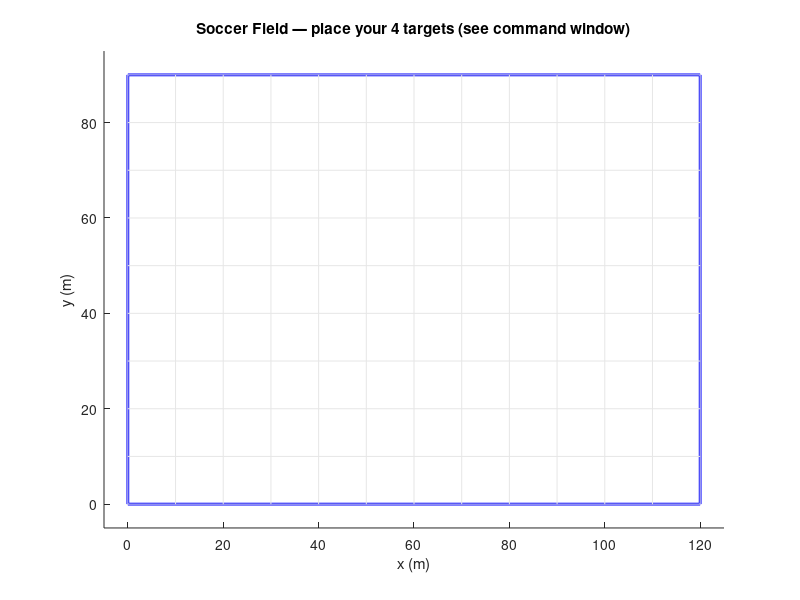

Write the MATLAB code that produced this figure. (Note: this script raises an error after producing the figure.)
%% ========================================================================
%  SEN771 - Intelligent Autonomous Robots
%  Assignment 3: Trajectory Planning for Autonomous Mobile Robot
%  
%  Student Name : Dexter Leong
%  Student ID   : s223026243
%  Project Code : SEN771 T1 2026
%  
%  Description:
%  This program simulates autonomous operation of a mobile robot navigating
%  a 120m x 90m soccer field. The robot must visit 4 target locations while
%  avoiding 15 randomly placed obstacles, then return to the start.
%
%  Algorithms Implemented:
%    1. A* Search          (workshop algorithm)
%    2. BFS                (workshop algorithm)
%    3. RRT                (tested - sampling-based, included for comparison)
%    4. Theta*             (NEW - true any-angle path planning, Daniel et al. 2010.
%                           Single-pass: LOS from grandparent to neighbour checked
%                           DURING search. Parent assignment skips intermediate
%                           nodes when line-of-sight is clear. Not A* + smoothing.)
%
%  Key Features:
%    - Random obstacle generation each run (user sets min/max size via prompt)
%    - Grid meshing with inflated occupied cell detection
%    - TSP brute-force target sequence optimisation (4! = 24 permutations)
%    - 4 path-finding algorithms with side-by-side animated comparison
%    - Fair Euclidean distance metric for all algorithms
%    - Performance analysis (steps, distance, efficiency, nodes, time)
% ========================================================================

%% Initialisation
close all; clc; clear;
disp('==========================================================');
disp('  SEN771 - Autonomous Mobile Robot Trajectory Planning');
disp('  Student: Dexter Leong | ID: s223026243');
disp('==========================================================');
disp(' ');

%% ===================== USER PARAMETERS ==============================
MeshSize = 1;
NumObstacles = 15;
NumTargets = 4;
AnimSpeed = 8;

% --- Prompt user for obstacle size ---
disp('----------------------------------------------------------');
disp('  Obstacle Size Configuration');
disp('  All 15 obstacles will be this size (random tall/wide).');
disp('  Maximum allowed: 10 m. (Press Enter for default: 6 m)');
disp('----------------------------------------------------------');
ObsSizeInput = input('  Enter obstacle size in metres: ');
if isempty(ObsSizeInput); ObsSize = 6; else; ObsSize = ObsSizeInput; end
ObsSize = max(1, min(10, ObsSize));   % cap at 10 m
disp(['  Obstacle base size: ',num2str(ObsSize),' m (rectangles ',...
    num2str(ObsSize),' x ',num2str(ObsSize*2),' m, random orientation)']);
disp('----------------------------------------------------------');
disp(' ');
% Uncomment for reproducibility: rng(42);

%% ===================== FIELD & MESH =================================
disp('[1/9] Generating mesh...');
FieldLength=120; FieldWidth=90;
FieldX=0:MeshSize:FieldLength; FieldY=0:MeshSize:FieldWidth;
CellsX=FieldX(1:end-1)+MeshSize/2; CellsY=FieldY(1:end-1)+MeshSize/2;
NumCellsX=length(CellsX); NumCellsY=length(CellsY);
disp(['   Grid: ',num2str(NumCellsX),'x',num2str(NumCellsY),' = ',...
    num2str(NumCellsX*NumCellsY),' cells']);

%% ===================== OBSTACLES ====================================
disp('[2/9] Generating obstacles...');
ObstacleMap=zeros(NumCellsX,NumCellsY);
ObsRect=zeros(NumObstacles,4);
InflateCells=2;   % 2-cell safety margin (= 2 m) — keeps Theta* shortcuts
                  % visibly clear of the red obstacle rectangles
minSpacing = ObsSize*1.5 + 3;  % min centre-to-centre gap between obstacles
obsCentres = zeros(2,NumObstacles);
for obs=1:NumObstacles
    if rand()<0.5; w=ObsSize; h=ObsSize*2; else; w=ObsSize*2; h=ObsSize; end
    for attempt=1:300
        ox=w/2+rand()*(FieldLength-w); oy=h/2+rand()*(FieldWidth-h);
        tooClose=false;
        for prev=1:obs-1
            if norm([ox;oy]-obsCentres(:,prev))<minSpacing; tooClose=true; break; end
        end
        if ~tooClose; break; end
    end
    obsCentres(:,obs)=[ox;oy];
    ObsRect(obs,:)=[ox-w/2,oy-h/2,w,h];
    xMn=ox-w/2; xMx=ox+w/2; yMn=oy-h/2; yMx=oy+h/2;
    iMn=max(1,floor(xMn/MeshSize)); iMx=min(NumCellsX,ceil(xMx/MeshSize));
    jMn=max(1,floor(yMn/MeshSize)); jMx=min(NumCellsY,ceil(yMx/MeshSize));
    % Mark cells whose BODY overlaps the obstacle (not just centre).
    % Cell i occupies world x in [(i-1)*MeshSize, i*MeshSize].
    for i=iMn:iMx; for j=jMn:jMx
        cellXMn=(i-1)*MeshSize; cellXMx=i*MeshSize;
        cellYMn=(j-1)*MeshSize; cellYMx=j*MeshSize;
        if cellXMx>xMn && cellXMn<xMx && cellYMx>yMn && cellYMn<yMx
            ObstacleMap(i,j)=1;
        end
    end; end
end
% Inflate obstacles by InflateCells in every direction
InflatedMap=ObstacleMap;
for i=1:NumCellsX; for j=1:NumCellsY
    if ObstacleMap(i,j)==1
        for di=-InflateCells:InflateCells; for dj=-InflateCells:InflateCells
            ni=i+di; nj=j+dj;
            if ni>=1&&ni<=NumCellsX&&nj>=1&&nj<=NumCellsY; InflatedMap(ni,nj)=1; end
        end; end
    end
end; end
disp(['   Obstacles: ',num2str(NumObstacles),' | Inflated cells: ',num2str(sum(InflatedMap(:))),...
    ' | Margin: ',num2str(InflateCells),' m']);

%% ===================== ROBOT START ==================================
RobotStart=[1,round(NumCellsY/2)]';
while InflatedMap(RobotStart(1),RobotStart(2))==1
    RobotStart(2)=RobotStart(2)+1;
    if RobotStart(2)>NumCellsY; RobotStart(2)=1; end
end

%% ===================== SCENARIO PLOT (obstacles only) ===============
disp('[3/9] Drawing field — pick your targets from the plot...');
hScenario=figure('Name','SEN771 - Scenario','Position',[50 50 800 600]);
hold on; title('Soccer Field — place your 4 targets (see command window)');
xlabel('x (m)'); ylabel('y (m)');
rectangle('Position',[0 0 FieldLength FieldWidth],'EdgeColor','b','LineWidth',2);
axis([-5 FieldLength+5 -5 FieldWidth+5]); axis equal;
for i=0:10:FieldLength; plot([i i],[0 FieldWidth],'Color',[0.9 0.9 0.9]); end
for j=0:10:FieldWidth; plot([0 FieldLength],[j j],'Color',[0.9 0.9 0.9]); end
for obs=1:NumObstacles; rectangle('Position',ObsRect(obs,:),'FaceColor',[1 0 0 0.7],'EdgeColor','r'); end
for i=1:NumCellsX; for j=1:NumCellsY
    if ObstacleMap(i,j)==1; plot(CellsX(i),CellsY(j),'r.','MarkerSize',3); end
end; end
plot(CellsX(RobotStart(1)),CellsY(RobotStart(2)),'ms','MarkerSize',12,'LineWidth',2,'MarkerFaceColor','m');
text(CellsX(RobotStart(1))+2,CellsY(RobotStart(2))+2,'Start','FontSize',10,'FontWeight','bold','Color','m');
drawnow;

%% ===================== TARGETS (click to place) ======================
disp('[4/9] Click on the field to place 4 targets. Avoid red obstacles.');
disp('  TSP will find the fastest order to visit all 4 and return to Start.');
TargetCells=zeros(2,NumTargets);
for t=1:NumTargets
    placed=false;
    while ~placed
        figure(hScenario);
        title(['Click to place Target ',num2str(t),' of ',num2str(NumTargets),...
            ' — avoid red obstacles'],'Color',[0 0.5 0]);
        [cx,cy]=ginput(1);
        tx=round(cx/MeshSize); ty=round(cy/MeshSize);
        tx=max(1,min(NumCellsX,tx)); ty=max(1,min(NumCellsY,ty));
        if InflatedMap(tx,ty)==1
            title(['Target ',num2str(t),': too close to obstacle — click again'],'Color','r');
            drawnow;
        else
            tooClose=false;
            for p=1:t-1
                if norm([tx;ty]-TargetCells(:,p))<5; tooClose=true; break; end
            end
            if tooClose
                title(['Target ',num2str(t),': too close to another target — click again'],'Color','r');
                drawnow;
            else
                TargetCells(:,t)=[tx;ty]; placed=true;
                plot(CellsX(tx),CellsY(ty),'go','MarkerSize',12,'LineWidth',2,'MarkerFaceColor','g');
                text(CellsX(tx)+2,CellsY(ty)+2,['T',num2str(t)],'FontSize',10,'FontWeight','bold','Color',[0 0.5 0]);
                drawnow;
                disp(['  T',num2str(t),': (',num2str(CellsX(tx)),'m, ',num2str(CellsY(ty)),'m) — confirmed']);
            end
        end
    end
end
title('Soccer Field - Scenario Overview'); hold off;

%% ===================== TSP OPTIMISATION ==============================
disp('[5/9] Optimising target order (TSP)...');
Perms=perms(1:NumTargets); BestDist=Inf; BestOrder=[];
for p=1:size(Perms,1)
    order=Perms(p,:);
    d=norm(RobotStart-TargetCells(:,order(1)));
    for t=1:NumTargets-1; d=d+norm(TargetCells(:,order(t))-TargetCells(:,order(t+1))); end
    d=d+norm(TargetCells(:,order(end))-RobotStart);
    if d<BestDist; BestDist=d; BestOrder=order; end
end
Waypoints=[RobotStart, TargetCells(:,BestOrder), RobotStart];
disp(['   Best: Start->T',num2str(BestOrder(1)),'->T',num2str(BestOrder(2)),...
    '->T',num2str(BestOrder(3)),'->T',num2str(BestOrder(4)),'->Start']);

%% ===================== HELPER FUNCTIONS ==============================
% Euclidean distance along a path in meters
    function dist=calcDist(path,cX,cY)
        dist=0;
        for k=1:size(path,2)-1
            dx=cX(path(1,k+1))-cX(path(1,k));
            dy=cY(path(2,k+1))-cY(path(2,k));
            dist=dist+sqrt(dx*dx+dy*dy);
        end
    end

% Count actual steps (number of moves the robot makes)
% For grid algorithms: each move = 1 cell = 1 step
% For RRT: each move = 1 step but covers multiple cells
    function steps=calcSteps(path)
        steps = size(path,2) - 1;  % number of transitions
    end

% Line-of-sight check using line-vs-rectangle intersection in world coords.
% Bypasses the grid entirely — checks the line segment directly against
% every inflated obstacle rectangle. Uses the Liang–Barsky clipping test.
% Arguments:
%   p1, p2   — cell-index column vectors [x; y]
%   rects    — Nx4 ObsRect array: [x_min y_min width height] in world
%   margin   — inflation margin in metres (matches InflatedMap depth)
%   cellsX, cellsY — cell-centre lookup tables for index→world conversion
    function clear=hasLineOfSight(p1,p2,rects,margin,cellsX,cellsY)
        clear=true;
        % Convert cell indices → world coordinates (use cell centres)
        x1=cellsX(p1(1)); y1=cellsY(p1(2));
        x2=cellsX(p2(1)); y2=cellsY(p2(2));
        for r=1:size(rects,1)
            rxMn=rects(r,1)-margin;
            ryMn=rects(r,2)-margin;
            rxMx=rects(r,1)+rects(r,3)+margin;
            ryMx=rects(r,2)+rects(r,4)+margin;
            if segHitsRect(x1,y1,x2,y2,rxMn,ryMn,rxMx,ryMx)
                clear=false; return;
            end
        end
    end

% Liang–Barsky line-segment vs axis-aligned rectangle intersection.
% Returns true if the segment (x1,y1)→(x2,y2) overlaps the rectangle.
    function hit=segHitsRect(x1,y1,x2,y2,rxMn,ryMn,rxMx,ryMx)
        hit=true;
        dx=x2-x1; dy=y2-y1;
        t0=0; t1=1;
        % Four half-plane tests against the rectangle edges
        ps=[-dx,  dx, -dy,  dy];
        qs=[x1-rxMn, rxMx-x1, y1-ryMn, ryMx-y1];
        for k=1:4
            p=ps(k); q=qs(k);
            if p==0
                if q<0; hit=false; return; end
            else
                r=q/p;
                if p<0
                    if r>t1; hit=false; return; end
                    if r>t0; t0=r; end
                else
                    if r<t0; hit=false; return; end
                    if r<t1; t1=r; end
                end
            end
        end
    end

% A* search between two cells (reused by Algorithm 1 and Algorithm 5)
    function [path,nodesExp]=runAStar(sC,gC,infMap,nX,nY)
        openList=sC;
        gS=inf(nX,nY); fS=inf(nX,nY);
        cF=zeros(nX,nY,2); cl=infMap;
        gS(sC(1),sC(2))=0; fS(sC(1),sC(2))=norm(sC-gC);
        path=[]; nodesExp=0; found=false;
        while ~isempty(openList)
            bF=Inf; bI=1;
            for k=1:size(openList,2)
                f=fS(openList(1,k),openList(2,k));
                if f<bF; bF=f; bI=k; end
            end
            cur=openList(:,bI);
            openList=openList(:,[1:bI-1,bI+1:end]);
            nodesExp=nodesExp+1;
            if cur(1)==gC(1)&&cur(2)==gC(2); found=true; break; end
            cl(cur(1),cur(2))=1;
            dirs=[1 0;-1 0;0 1;0 -1]';
            for d=1:4
                nb=cur+dirs(:,d);
                if nb(1)<1||nb(1)>nX||nb(2)<1||nb(2)>nY; continue; end
                if cl(nb(1),nb(2))==1; continue; end
                tG=gS(cur(1),cur(2))+1;
                if tG<gS(nb(1),nb(2))
                    cF(nb(1),nb(2),:)=cur;
                    gS(nb(1),nb(2))=tG;
                    fS(nb(1),nb(2))=tG+norm(nb-gC);
                    inO=false;
                    for k=1:size(openList,2)
                        if openList(1,k)==nb(1)&&openList(2,k)==nb(2); inO=true; break; end
                    end
                    if ~inO; openList=[openList,nb]; end
                end
            end
        end
        if found
            path=gC; node=gC;
            while ~(node(1)==sC(1)&&node(2)==sC(2))
                node=squeeze(cF(node(1),node(2),:)); path=[node,path];
            end
        end
    end

%% ===================== ALGORITHM 1: A* ==============================
disp(' ');
disp('[6/9] Running all 4 path-finding algorithms...');
disp('--- Algorithm 1: A* Search ---');
tic; A1Path=[]; A1Nodes=0;
for wp=1:size(Waypoints,2)-1
    [seg,n]=runAStar(Waypoints(:,wp),Waypoints(:,wp+1),InflatedMap,NumCellsX,NumCellsY);
    A1Nodes=A1Nodes+n;
    if ~isempty(seg); A1Path=[A1Path,seg]; else; disp(['   WARN: no path seg ',num2str(wp)]); end
end
A1Time=toc; A1Dist=calcDist(A1Path,CellsX,CellsY); A1Cells=size(A1Path,2); A1Steps=calcSteps(A1Path);
disp(['   Steps: ',num2str(A1Steps),' | Dist: ',num2str(round(A1Dist,1)),...
    'm | Nodes: ',num2str(A1Nodes),' | Time: ',num2str(round(A1Time,3)),'s']);

%% ===================== ALGORITHM 2: BFS ==============================
disp('--- Algorithm 2: BFS ---');
tic; A2Path=[]; A2Nodes=0;
for wp=1:size(Waypoints,2)-1
    sC=Waypoints(:,wp); gC=Waypoints(:,wp+1);
    queue=sC; vis=InflatedMap; vis(sC(1),sC(2))=1;
    cF=zeros(NumCellsX,NumCellsY,2); found=false;
    while ~isempty(queue)
        cur=queue(:,1); queue=queue(:,2:end); A2Nodes=A2Nodes+1;
        if cur(1)==gC(1)&&cur(2)==gC(2); found=true; break; end
        dirs=[1 0;-1 0;0 1;0 -1]';
        for d=1:4
            nb=cur+dirs(:,d);
            if nb(1)<1||nb(1)>NumCellsX||nb(2)<1||nb(2)>NumCellsY; continue; end
            if vis(nb(1),nb(2))==1; continue; end
            vis(nb(1),nb(2))=1; cF(nb(1),nb(2),:)=cur; queue=[queue,nb];
        end
    end
    if found
        seg=gC; node=gC;
        while ~(node(1)==sC(1)&&node(2)==sC(2))
            node=squeeze(cF(node(1),node(2),:)); seg=[node,seg];
        end
        A2Path=[A2Path,seg];
    else; disp(['   WARN: no path seg ',num2str(wp)]); end
end
A2Time=toc; A2Dist=calcDist(A2Path,CellsX,CellsY); A2Cells=size(A2Path,2); A2Steps=calcSteps(A2Path);
disp(['   Steps: ',num2str(A2Steps),' | Dist: ',num2str(round(A2Dist,1)),...
    'm | Nodes: ',num2str(A2Nodes),' | Time: ',num2str(round(A2Time,3)),'s']);

%% ===================== ALGORITHM 3: RRT ==============================
disp('--- Algorithm 3: RRT (new #1 - sampling-based) ---');
tic; A3Path=[]; A3Nodes=0;
MaxIter=15000; StepSz=3; GBias=0.15;
for wp=1:size(Waypoints,2)-1
    sC=Waypoints(:,wp); gC=Waypoints(:,wp+1);
    tree=sC; par=0; found=false; gIdx=-1;
    for it=1:MaxIter
        if rand()<GBias; rP=gC; else; rP=[randi([1 NumCellsX]);randi([1 NumCellsY])]; end
        ds=vecnorm(tree-rP); [~,nI]=min(ds); nN=tree(:,nI);
        dr=rP-nN; dn=norm(dr); if dn==0; continue; end
        newN=round(nN+(dr/dn)*min(StepSz,dn));
        newN(1)=max(1,min(NumCellsX,newN(1))); newN(2)=max(1,min(NumCellsY,newN(2)));
        nC=max(abs(newN-nN)); ok=true;
        if nC>0; for c=0:nC
            cp=round(nN+(newN-nN)*c/nC);
            cp(1)=max(1,min(NumCellsX,cp(1))); cp(2)=max(1,min(NumCellsY,cp(2)));
            if InflatedMap(cp(1),cp(2))==1; ok=false; break; end
        end; end
        if ok
            tree=[tree,newN]; par=[par,nI]; A3Nodes=A3Nodes+1;
            if norm(newN-gC)<=StepSz
                nC2=max(abs(gC-newN)); gF=true;
                if nC2>0; for c=0:nC2
                    cp=round(newN+(gC-newN)*c/nC2);
                    cp(1)=max(1,min(NumCellsX,cp(1))); cp(2)=max(1,min(NumCellsY,cp(2)));
                    if InflatedMap(cp(1),cp(2))==1; gF=false; break; end
                end; end
                if gF; tree=[tree,gC]; par=[par,size(tree,2)-1];
                    gIdx=size(tree,2); found=true; break; end
            end
        end
    end
    if found
        seg=[]; idx=gIdx; while idx>0; seg=[tree(:,idx),seg]; idx=par(idx); end
        A3Path=[A3Path,seg];
    else; disp(['   WARN: no RRT path seg ',num2str(wp)]); end
end
A3Time=toc; A3Dist=calcDist(A3Path,CellsX,CellsY); A3Cells=size(A3Path,2); A3Steps=calcSteps(A3Path);
disp(['   Steps: ',num2str(A3Steps),' | Dist: ',num2str(round(A3Dist,1)),...
    'm | Nodes: ',num2str(A3Nodes),' | Time: ',num2str(round(A3Time,3)),'s']);

%% ===================== ALGORITHM 4: THETA* ===========================
% True any-angle path planning — Daniel et al. 2010
% "Theta*: Any-Angle Path Planning on Grids"
%
% The key difference from A*:
%   A*:     when updating neighbour nb from current node s,
%           always set parent(nb) = s  (must be adjacent)
%
%   Theta*: when updating neighbour nb from current node s,
%           check if there is LINE-OF-SIGHT from parent(s) to nb
%           YES → set parent(nb) = parent(s), cost = g(parent(s)) + euclid(parent(s), nb)
%           NO  → fall back to A* update: parent(nb) = s, cost = g(s) + 1
%
% This happens DURING the search — not after. The result is that the
% algorithm can connect nodes that are not grid-adjacent, producing
% true any-angle paths in a single pass.
%
% LOS check: Liang-Barsky line-vs-rectangle test against all inflated
% obstacle rectangles in world coordinates (same hasLineOfSight function).
disp(' ');
disp('--- Algorithm 4: Theta* (true any-angle, Daniel et al. 2010) ---');
disp('   [Single-pass: LOS checked during search, not after]');

tic; A4Path=[]; A4Nodes=0; A4RawPath=[];
SafetyMargin=InflateCells*MeshSize+0.5;

for wp=1:size(Waypoints,2)-1
    sC=Waypoints(:,wp); gC=Waypoints(:,wp+1);

    openList=sC;
    gS=inf(NumCellsX,NumCellsY);
    fS=inf(NumCellsX,NumCellsY);
    parent=zeros(NumCellsX,NumCellsY,2);  % parent map
    cl=InflatedMap;

    gS(sC(1),sC(2))=0;
    fS(sC(1),sC(2))=norm(sC-gC);
    parent(sC(1),sC(2),:)=sC;  % start is its own parent

    found=false; A4Nodes_seg=0;

    while ~isempty(openList)
        % Pop lowest f
        bF=Inf; bI=1;
        for k=1:size(openList,2)
            f=fS(openList(1,k),openList(2,k));
            if f<bF; bF=f; bI=k; end
        end
        s=openList(:,bI);
        openList=openList(:,[1:bI-1,bI+1:end]);
        A4Nodes_seg=A4Nodes_seg+1;

        if s(1)==gC(1)&&s(2)==gC(2); found=true; break; end
        cl(s(1),s(2))=1;

        % Get parent of s
        sp=squeeze(parent(s(1),s(2),:));

        dirs=[1 0;-1 0;0 1;0 -1]';
        for d=1:4
            nb=s+dirs(:,d);
            if nb(1)<1||nb(1)>NumCellsX||nb(2)<1||nb(2)>NumCellsY; continue; end
            if cl(nb(1),nb(2))==1; continue; end

            % ---- PATH 2: Theta* check (LOS from grandparent to neighbour) ----
            if hasLineOfSight(sp,nb,ObsRect,SafetyMargin,CellsX,CellsY)
                % Connect nb directly to grandparent sp
                dx=CellsX(nb(1))-CellsX(sp(1));
                dy=CellsY(nb(2))-CellsY(sp(2));
                tentG=gS(sp(1),sp(2))+sqrt(dx*dx+dy*dy);
                if tentG<gS(nb(1),nb(2))
                    parent(nb(1),nb(2),:)=sp;  % grandparent becomes parent
                    gS(nb(1),nb(2))=tentG;
                    fS(nb(1),nb(2))=tentG+norm(nb-gC);
                    inO=false;
                    for k=1:size(openList,2)
                        if openList(1,k)==nb(1)&&openList(2,k)==nb(2); inO=true; break; end
                    end
                    if ~inO; openList=[openList,nb]; end
                end
            else
                % ---- PATH 1: Standard A* update (no LOS to grandparent) ----
                tentG=gS(s(1),s(2))+1;
                if tentG<gS(nb(1),nb(2))
                    parent(nb(1),nb(2),:)=s;
                    gS(nb(1),nb(2))=tentG;
                    fS(nb(1),nb(2))=tentG+norm(nb-gC);
                    inO=false;
                    for k=1:size(openList,2)
                        if openList(1,k)==nb(1)&&openList(2,k)==nb(2); inO=true; break; end
                    end
                    if ~inO; openList=[openList,nb]; end
                end
            end
        end
    end

    A4Nodes=A4Nodes+A4Nodes_seg;

    if found
        % Reconstruct path by following parent pointers
        seg=gC; node=gC;
        while ~(node(1)==sC(1)&&node(2)==sC(2))
            prev=squeeze(parent(node(1),node(2),:));
            if prev(1)==0&&prev(2)==0; break; end
            seg=[prev,seg]; node=prev;
        end
        A4RawPath=[A4RawPath,seg];  % for visualisation (this IS the Theta* path)
        A4Path=[A4Path,seg];
    else
        disp(['   WARN: no Theta* path for segment ',num2str(wp)]);
    end
end
A4Time=toc; A4Dist=calcDist(A4Path,CellsX,CellsY); A4Cells=size(A4Path,2); A4Steps=calcSteps(A4Path);
disp(['   Steps: ',num2str(A4Steps),' | Dist: ',num2str(round(A4Dist,1)),...
    'm | Nodes: ',num2str(A4Nodes),' | Time: ',num2str(round(A4Time,3)),'s']);

%% ===================== ANIMATED MOVEMENT =============================
disp(' ');
disp('[8/10] Animating movement...');
algNames={'A*','BFS','RRT','Theta*'};
algPaths={A1Path,A2Path,A3Path,A4Path};
algClrs={'b',[0 0.7 0],[0.8 0.4 0],[0 0.6 0.6]};
numAlgs=4;

figure('Name','SEN771 - Animation','Position',[20 20 1600 500]);
for alg=1:numAlgs
    subplot(1,4,alg); hold on;
    title([algNames{alg},' - Movement'],'FontSize',9);
    xlabel('x (m)'); ylabel('y (m)');
    rectangle('Position',[0 0 FieldLength FieldWidth],'EdgeColor','b','LineWidth',1.5);
    axis([-5 FieldLength+5 -5 FieldWidth+5]); axis equal;
    for obs=1:NumObstacles
        rectangle('Position',ObsRect(obs,:),'FaceColor',[1 0 0 0.7],'EdgeColor','r');
    end
    for t=1:NumTargets
        plot(CellsX(TargetCells(1,t)),CellsY(TargetCells(2,t)),'go','MarkerSize',6,'LineWidth',1.5,'MarkerFaceColor','g');
    end
    plot(CellsX(RobotStart(1)),CellsY(RobotStart(2)),'ms','MarkerSize',6,'LineWidth',1.5,'MarkerFaceColor','m');
end
drawnow;

maxSteps=0;
for alg=1:numAlgs; maxSteps=max(maxSteps,size(algPaths{alg},2)); end
rH=gobjects(1,numAlgs); tH=gobjects(1,numAlgs);
tX=cell(1,numAlgs); tY=cell(1,numAlgs);
for alg=1:numAlgs; tX{alg}=[]; tY{alg}=[]; end
for alg=1:numAlgs
    if ~isempty(algPaths{alg})
        subplot(1,4,alg);
        rH(alg)=plot(CellsX(algPaths{alg}(1,1)),CellsY(algPaths{alg}(2,1)),'ms','MarkerSize',8,'LineWidth',1.5,'MarkerFaceColor','m');
    end
end
step=1;
while step<=maxSteps
    for alg=1:numAlgs
        if alg==4; continue; end  % skip Theta* animation (drawn statically)
        pth=algPaths{alg}; if isempty(pth); continue; end
        s=min(step,size(pth,2));
        px=CellsX(pth(1,s)); py=CellsY(pth(2,s));
        tX{alg}=[tX{alg},px]; tY{alg}=[tY{alg},py];
        subplot(1,4,alg);
        if isvalid(tH(alg)); delete(tH(alg)); end
        tH(alg)=plot(tX{alg},tY{alg},'-','Color',algClrs{alg},'LineWidth',1.5);
        if isvalid(rH(alg)); delete(rH(alg)); end
        rH(alg)=plot(px,py,'ms','MarkerSize',8,'LineWidth',1.5,'MarkerFaceColor','m');
    end
    drawnow; pause(0.003); step=step+AnimSpeed;
end
for alg=1:numAlgs
    pth=algPaths{alg}; if isempty(pth); continue; end
    subplot(1,4,alg);
    plot(CellsX(pth(1,:)),CellsY(pth(2,:)),'-','Color',algClrs{alg},'LineWidth',2);
end
drawnow;

%% ===================== PERFORMANCE COMPARISON ========================
disp(' ');
disp('[9/10] Performance comparison...');
disp(' ');

% Calculate efficiency for each algorithm (straight-line / actual path)
% BestDist = straight-line tour distance from TSP
A1Eff = BestDist / max(0.1, A1Dist) * 100;
A2Eff = BestDist / max(0.1, A2Dist) * 100;
A3Eff = BestDist / max(0.1, A3Dist) * 100;
A4Eff = BestDist / max(0.1, A4Dist) * 100;

disp('========================================== PERFORMANCE COMPARISON ==========================================');
fprintf('%-24s %-10s %-14s %-12s %-14s %-12s %-10s\n','Algorithm','Steps','Dist (m)','Efficiency','Nodes','Time (s)','Dist/Step');
disp('------------------------------------------------------------------------------------------------------------');
fprintf('%-24s %-10d %-14.1f %-12.1f%% %-14d %-12.3f %-10.2f\n','1. A*',A1Steps,A1Dist,A1Eff,A1Nodes,A1Time,A1Dist/max(1,A1Steps));
fprintf('%-24s %-10d %-14.1f %-12.1f%% %-14d %-12.3f %-10.2f\n','2. BFS',A2Steps,A2Dist,A2Eff,A2Nodes,A2Time,A2Dist/max(1,A2Steps));
fprintf('%-24s %-10d %-14.1f %-12.1f%% %-14d %-12.3f %-10.2f\n','3. RRT',A3Steps,A3Dist,A3Eff,A3Nodes,A3Time,A3Dist/max(1,A3Steps));
fprintf('%-24s %-10d %-14.1f %-12.1f%% %-14d %-12.3f %-10.2f\n','4. Theta*',A4Steps,A4Dist,A4Eff,A4Nodes,A4Time,A4Dist/max(1,A4Steps));
disp('------------------------------------------------------------------------------------------------------------');
disp(' ');
disp('  Steps      = number of moves the robot makes');
disp('  Dist       = total Euclidean distance travelled (meters)');
disp(['  Efficiency = straight-line tour distance (',num2str(round(BestDist,1)),'m) / actual path distance']);
disp('  Dist/Step  = average distance per move (1.0 for grid, >1 for RRT)');

%% ===================== BAR CHARTS ====================================
disp('[10/10] Plotting comparison charts...');
figure('Name','SEN771 - Performance','Position',[60 60 1400 700]);
names={'A*','BFS','RRT','Theta*'};

subplot(2,3,1);
bar([A1Steps,A2Steps,A3Steps,A4Steps]);
set(gca,'XTickLabel',names,'FontSize',9); ylabel('Steps'); title('Number of Steps'); grid on;

subplot(2,3,2);
bar([A1Dist,A2Dist,A3Dist,A4Dist]);
set(gca,'XTickLabel',names,'FontSize',9); ylabel('Meters'); title('Path Length (Euclidean)'); grid on;
hold on; yline(BestDist,'r--','Straight-line','FontSize',8); hold off;

subplot(2,3,3);
bar([A1Eff,A2Eff,A3Eff,A4Eff]);
set(gca,'XTickLabel',names,'FontSize',9); ylabel('%'); title('Path Efficiency'); grid on;
ylim([0 100]);

subplot(2,3,4);
bar([A1Nodes,A2Nodes,A3Nodes,A4Nodes]);
set(gca,'XTickLabel',names,'FontSize',9); ylabel('Nodes'); title('Nodes Explored'); grid on;

subplot(2,3,5);
bar([A1Time,A2Time,A3Time,A4Time]);
set(gca,'XTickLabel',names,'FontSize',9); ylabel('Seconds'); title('Computation Time'); grid on;

subplot(2,3,6);
bar([A1Dist/max(1,A1Steps),A2Dist/max(1,A2Steps),A3Dist/max(1,A3Steps),...
    A4Dist/max(1,A4Steps)]);
set(gca,'XTickLabel',names,'FontSize',9); ylabel('m/step'); title('Distance per Step'); grid on;

%% ===================== SUMMARY ======================================
disp(' ');
disp('==========================================================');
disp('  Simulation complete!');
disp(['  Target order: Start->T',num2str(BestOrder(1)),'->T',...
    num2str(BestOrder(2)),'->T',num2str(BestOrder(3)),'->T',...
    num2str(BestOrder(4)),'->Start']);
disp(' ');
disp('  Algorithms:');
disp('    1. A* Search          (workshop algorithm)');
disp('    2. BFS                (workshop algorithm)');
disp('    3. RRT                (included for comparison - sampling-based)');
disp('    4. Theta*             (NEW - any-angle, Daniel et al. 2010)');
disp(' ');
disp('  Figures: 1) Scenario  2) Animation  3) Comparison');
disp('==========================================================');
